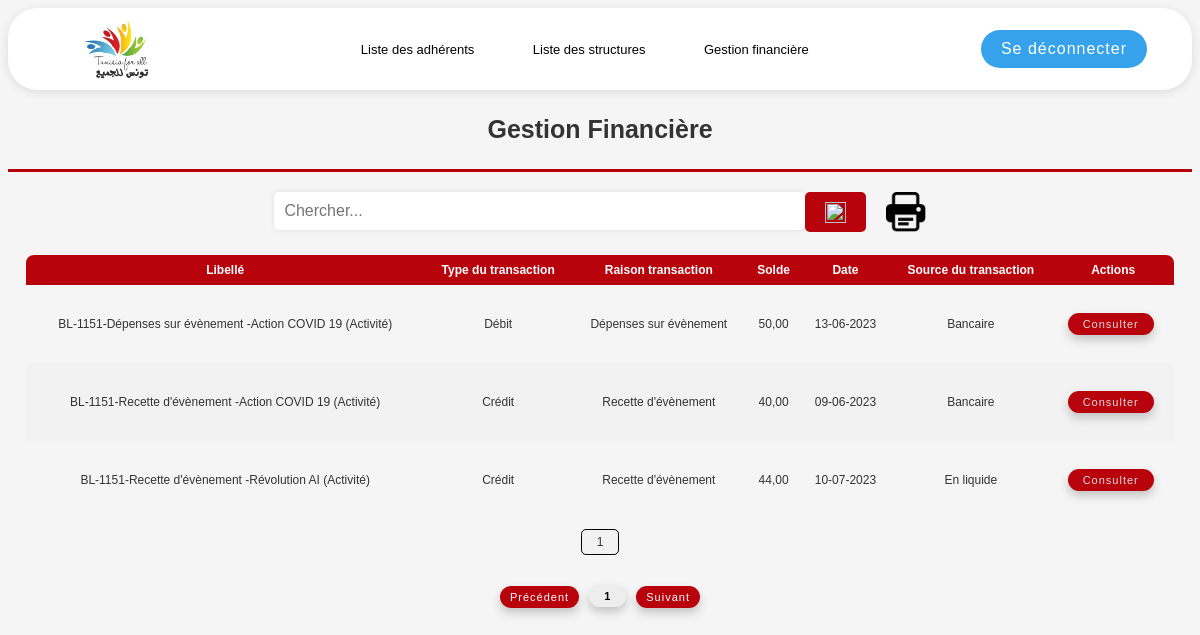
Page /liste_transactions/ (signed in) on the earlier database version.
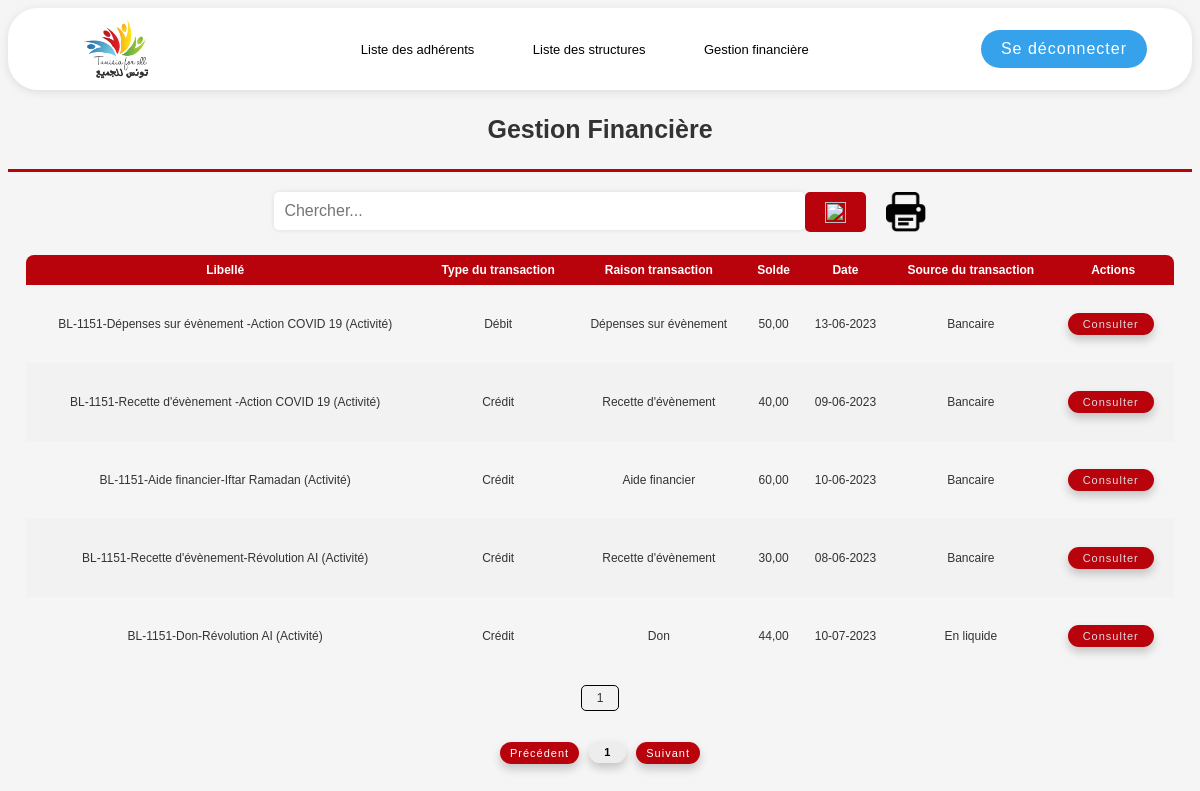
Same page on the later database version.
### base/models.py (models this page shows, shortened)
class Transaction(models.Model):
    REASON_CHOICES = (
        ('Don', 'Don'),
        ('Cotisation', 'Cotisation'),
        ('Aide financier','Aide financier'),
        ('Dépenses sur évènement', 'Dépenses sur évènement '),
        ('Recette d\'évènement', 'Recette d\'évènement'),
    )
    TRANSACTION_CHOICES = (
        ('Crédit', 'Crédit'),
        ('Débit', 'Débit'),
    )
    structure = models.ForeignKey(Structure, on_delete=models.CASCADE,null=True, blank=True )
    évènement = models.ForeignKey(Evenement, on_delete=models.CASCADE, null=True, blank=True)
    adhérent = models.ForeignKey(Adherent, on_delete=models.CASCADE, null=True, blank=True)
    date = models.DateField(null=True, blank=True)
    entreprise = models.CharField(max_length=50)
    libellé = models.CharField(max_length=50)
    solde = models.DecimalField(max_digits=10, decimal_places=2)
    type_de_transaction = models.CharField(max_length=6, choices=TRANSACTION_CHOICES)
    raison_de_transaction = models.CharField(max_length=23, choices=REASON_CHOICES, default='raison inconnue')
    source_transaction = models.CharField(max_length=20)
    class Meta:
        abstract = True

class BanqueTransactions(Transaction):
    banque = models.CharField(max_length=50)
    numéro_du_chèque = models.CharField(max_length=20)
    justificatif_bancaire = models.ImageField(upload_to='img/', null=True, blank=True)
    source_transaction = 'Bancaire'
    exclude_fields = []

class CaisseTransactions(Transaction):
    recu_numéro = models.CharField(max_length=20)
    justificatif_caisse = models.ImageField(upload_to='img/', null=True, blank=True)
    source_transaction = 'En liquide'
    exclude_fields = []

### base/views.py (the view)
# urls.py: path('liste_transactions/', views.liste_transactions, name='liste_transactions'),
def liste_transactions(request):
    if request.user.adherent.structure.code_structure == 'BN-1169':
      banque_transactions = BanqueTransactions.objects.all()
      caisse_transactions = CaisseTransactions.objects.all()
      transactions = list(banque_transactions) + list(caisse_transactions)
    else :
      banque_transactions = BanqueTransactions.objects.filter(structure=request.user.adherent.structure)
      caisse_transactions = CaisseTransactions.objects.filter(structure=request.user.adherent.structure)
      transactions = list(banque_transactions) + list(caisse_transactions)
    context = {'transactions': transactions }
    return render(request, 'base/liste_transactions.html', context)

### base/templatetags/transaction_filters.py (called while the page is built)
@register.filter
def is_banque_transaction(transaction):
    return isinstance(transaction, BanqueTransactions)

### base/templates/base/liste_transactions.html (shortened to what this page needs)
{% extends 'main.html' %}
{% load static %}
{% load transaction_filters %}
{% block content %}
<!DOCTYPE html>
<html>
<head>
</head>
<body>
    <h2>Gestion Financière</h2>
    <hr class="hrfinance">
    <div class="page-content">
        <form id="search-form" class="search-container" action="{% url 'gestion_financiere' %}">
            <input type="text" class="textbox" id="search-input" name="q" placeholder="Chercher...">
            <button type="submit" class="finance-button"><i><img src="{% static 'img/search.png' %}"></i></button>
            <img class="print" src="{% static 'img/print.png' %}" height="40px" width="40px" onclick="printTable()">
        </form>
        <div class="finance-table">
            <table>
                <thead>
                    <tr>
                        <th>Libellé</th>
                        <th>Type du transaction</th>
                        <th>Raison transaction</th>
                        <th>Solde</th>
                        <th>Date</th>
                        <th>Source du transaction</th>
                        <th>Actions</th>
                    </tr>
                </thead>
                <tbody>
                    {% for transaction in transactions %}
                    <tr>
                        <td>{{ transaction.libellé|default:'---' }}</td>
                        <td>{{ transaction.type_de_transaction }}</td>
                        <td>{{ transaction.raison_de_transaction }}</td>
                        <td>{{ transaction.solde }}</td>
                        <td>{{ transaction.date|date:"d-m-Y" }}</td>
                        <td>{{ transaction.source_transaction }}</td>
                        <td>
                            {% if transaction|is_banque_transaction %}
                                <button class="finance-button"><a href="{% url 'consult_banque_transaction' transaction.id %}">Consulter</a></button>
                            {% else %}
                                <button class="finance-button"><a href="{% url 'consult_caisse_transaction' transaction.id %}">Consulter</a></button>
                            {% endif %}
                        </td>
                    </tr>
                    {% endfor %}
                </tbody>
            </table>
            <div id="page-number-display" class="page-number-display"></div>
                <div id="pagination-container">
                <button id="prev-button" class="finance-button" style="margin-right:10px;">Précédent</button>
                <div id="page-numbers-container" style="margin-bottom:1.5px;"></div>
                <button id="next-button" class="finance-button">Suivant</button>
            </div>
        </div>
    </div>
</body>
</html>
{% endblock %}

Differences in the rows shown:
added BanqueTransactions: shows "Consulter"
added BanqueTransactions: shows "Consulter"
changed CaisseTransactions "Crédit": libellé "BL-1151-Recette d'évènement -Révolution AI (Activité)" → "BL-1151-Don-Révolution AI (Activité)"; raison_de_transaction "Recette d'évènement" → "Don"
